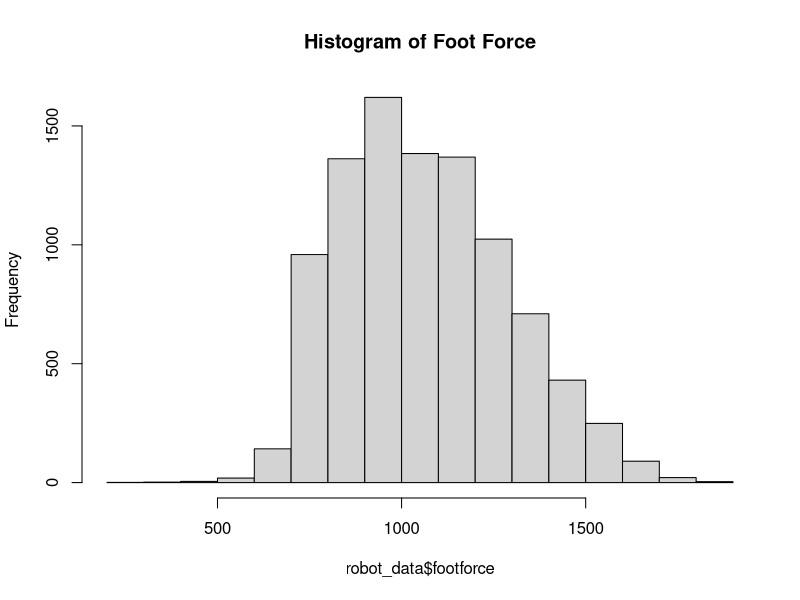
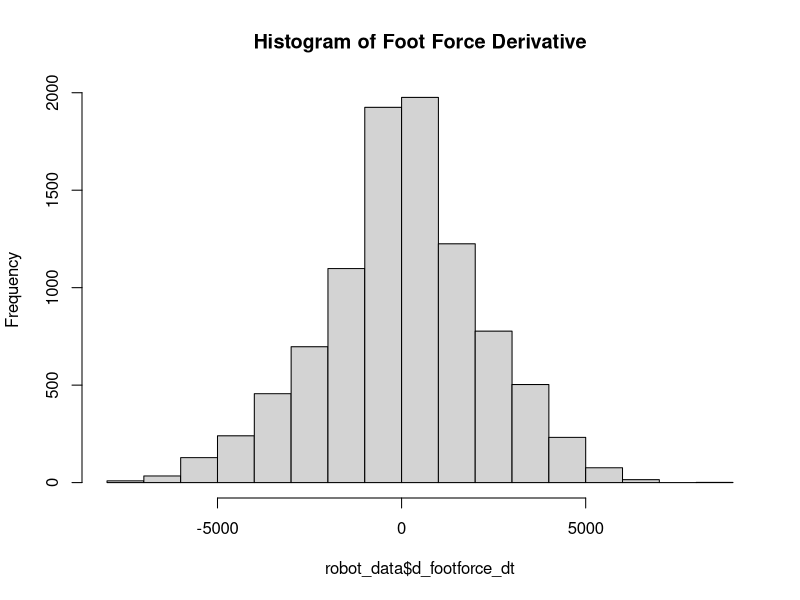
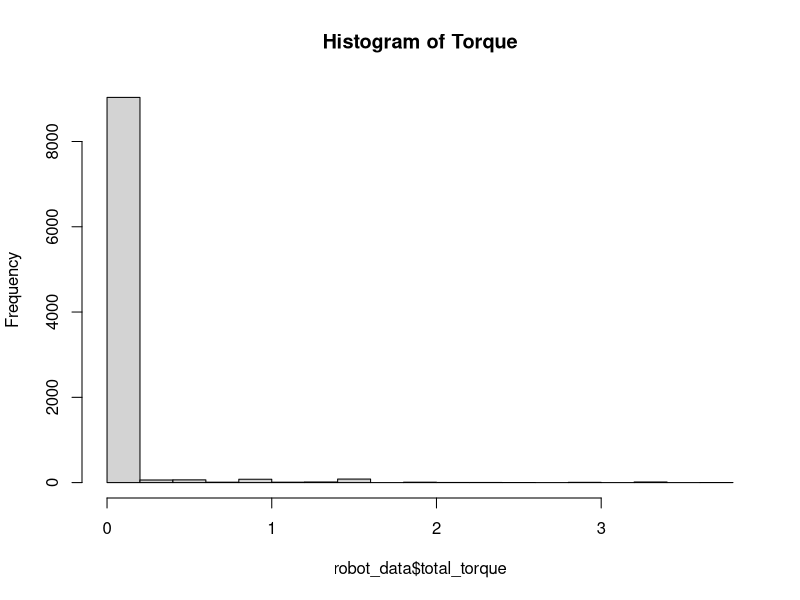
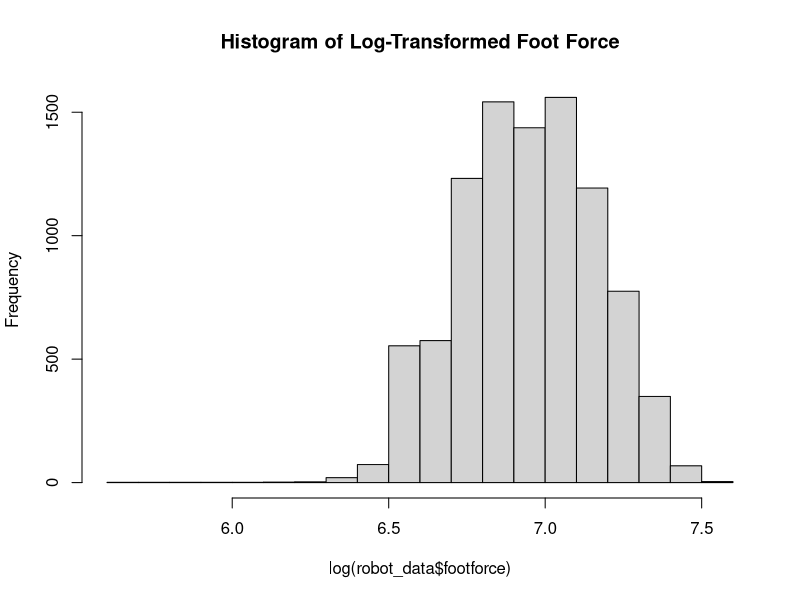
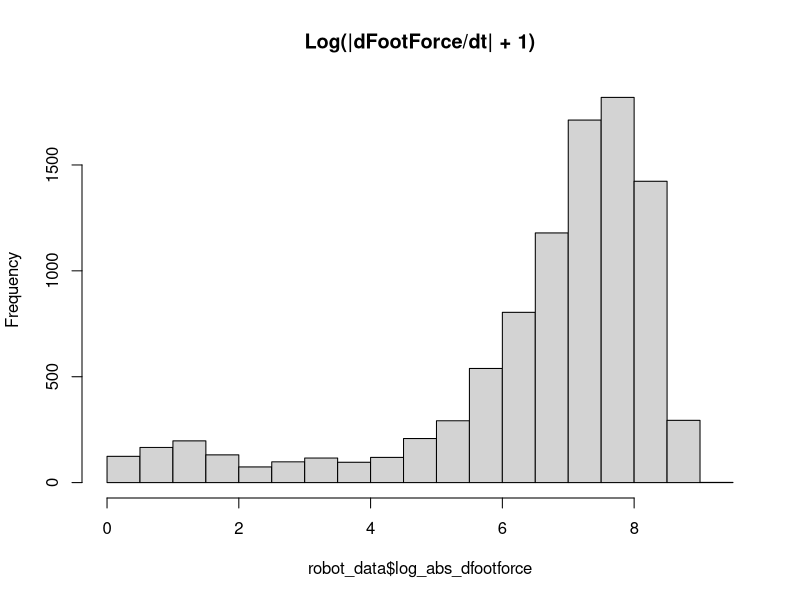
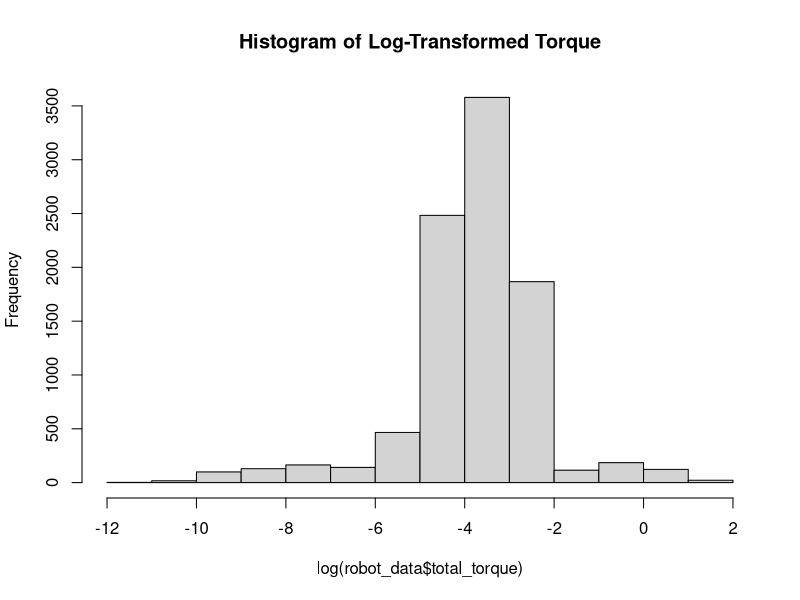
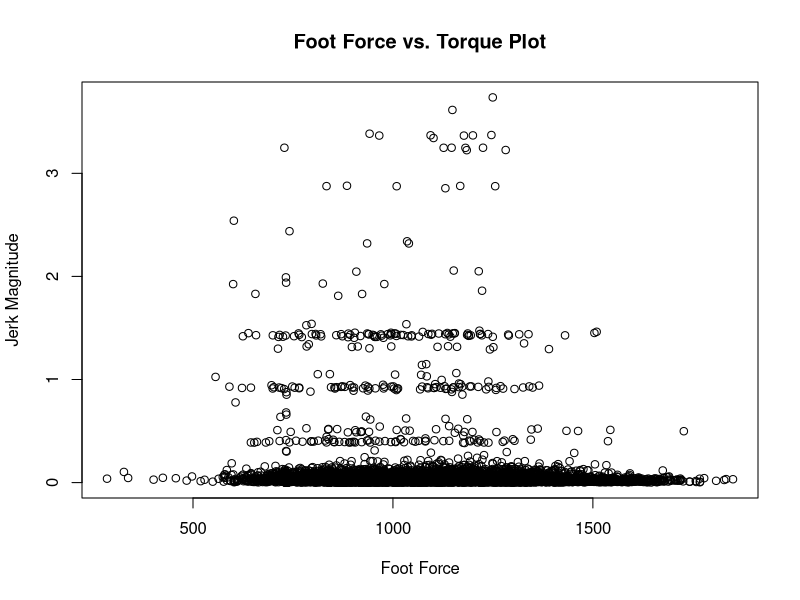
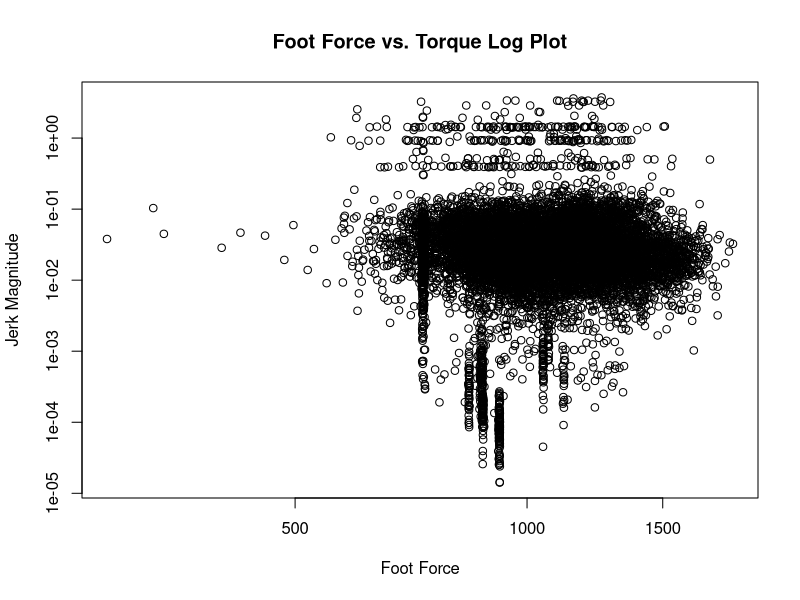

The R script that drew these images, in order:
#install.packages("readr")
library(readr)
library(car)


robot_data <- read_csv("robot_dataset_final.csv")

#Translation note:
#X = left-right, Y = forward-backward
head(robot_data, 10)
summary(robot_data)
colSums(is.na(robot_data))
#No missing data! 

avg_footforce <- mean(robot_data$footforce)
median_footforce <- median(robot_data$footforce)
stddev_footforce <- sd(robot_data$footforce)
min_footforce <- min(robot_data$footforce, na.rm = TRUE)
max_footforce <- max(robot_data$footforce, na.rm = TRUE)
range_footforce <- max_footforce-min_footforce

avg_d_footforce_dt <- mean(robot_data$d_footforce_dt)
median_d_footforce_dt<- median(robot_data$d_footforce_dt)
stddev_d_footforce_dt <- sd(robot_data$d_footforce_dt)
min_d_footforce_dt <- min(robot_data$d_footforce_dt, na.rm = TRUE)
max_d_footforce_dt <- max(robot_data$d_footforce_dt, na.rm = TRUE)
range_d_footforce_dt <- max_d_footforce_dt-min_d_footforce_dt

avg_torque <- mean(robot_data$total_torque)
median_torque <- median(robot_data$total_torque)
stddev_torque <- sd(robot_data$total_torque)
min_torque <- min(robot_data$total_torque, na.rm = TRUE)
max_torque <- max(robot_data$total_torque, na.rm = TRUE)
range_torque <- max_torque-min_torque

data_exploration_df <- data.frame(
  Statistic = c("Mean", "Median", "Std Dev", "Min", "Max", "Range"),
  FootForce = c(avg_footforce, median_footforce, stddev_footforce, min_footforce, max_footforce, range_footforce),
  dFootForce_dt = c(avg_d_footforce_dt, median_d_footforce_dt, stddev_d_footforce_dt, min_d_footforce_dt, max_d_footforce_dt, range_d_footforce_dt),
  Torque = c(avg_torque, median_torque, stddev_torque, min_torque, max_torque, range_torque)
)

print(data_exploration_df)
robot_data$environment <- as.factor(robot_data$environment)
levels(robot_data$environment)

robot_data$log_abs_dfootforce <- log(abs(robot_data$d_footforce_dt) + 1)

sum(robot_data$d_footforce_dt > 0)
sum(robot_data$d_footforce_dt < 0)

#Our results are significantly different if we only look at positive values of the derivative, so we will analyze this subset separately.
positive_data <- subset(robot_data, d_footforce_dt > 0)

hist(robot_data$footforce, main = "Histogram of Foot Force")
hist(robot_data$d_footforce_dt, main = "Histogram of Foot Force Derivative")
hist(robot_data$total_torque, main = "Histogram of Torque")

hist(log(robot_data$footforce), main = "Histogram of Log-Transformed Foot Force")
hist(robot_data$log_abs_dfootforce, main = "Log(|dFootForce/dt| + 1)")
hist(log(robot_data$total_torque), main = "Histogram of Log-Transformed Torque")

plot(robot_data$footforce, robot_data$total_torque, xlab = "Foot Force", ylab = "Jerk Magnitude", main = "Foot Force vs. Torque Plot")
plot(robot_data$footforce, robot_data$total_torque, xlab = "Foot Force", ylab = "Jerk Magnitude", log='xy', main = "Foot Force vs. Torque Log Plot")

plot(robot_data$d_footforce_dt, robot_data$total_torque, xlab = "Foot Force Derivative", ylab = "Torque", main = "Foot Force Derivative vs. Torque Plot")
plot(positive_data$d_footforce_dt, positive_data$total_torque, xlab = "Foot Force Derivative", ylab = "Torque", log='xy', main = "Foot Force Derivative vs. Torque Log Plot")

boxplot(formula = total_torque ~ environment, data = robot_data, main = "Box Plot of Torque by Environment", xlab = "Environment", ylab = "Torque")

unifootforcemodel <- lm(log(total_torque) ~ log(footforce), data=robot_data)
unifootforcederivativemodel <- lm(log(total_torque) ~ log(d_footforce_dt), data=robot_data)
unienvironmentmodel <- lm(log(total_torque) ~ environment, data=robot_data)
summary(unifootforcemodel)
summary(unifootforcederivativemodel)
summary(unienvironmentmodel)





#log(d_footforce_dt) restricts analysis to positive derivative observations.
model1 <- lm(log(total_torque) ~ log(footforce) + environment + log(footforce):environment, data = robot_data)   
summary(model1)
anova(model1)

model2 <- lm(log(total_torque) ~ log(d_footforce_dt) + environment + log(d_footforce_dt):environment, data = robot_data)
summary(model2)
anova(model2)

model3 <- lm(log(total_torque) ~ log(footforce) + log(d_footforce_dt) + environment + log(footforce):environment + log(d_footforce_dt):environment, data = robot_data)
summary(model3)
anova(model3)

#Full-data exploratory regression (includes negative derivatives)
model_final_candidate <- lm(log(total_torque) ~ log(footforce) + log_abs_dfootforce + environment + log(footforce):environment + log_abs_dfootforce:environment, data = robot_data)
summary(model_final_candidate)
anova(model_final_candidate)

#Final modeling restricted to loading phase (positive derivatives)
model_positive <- lm(log(total_torque) ~ log(footforce) + log(d_footforce_dt) + environment + log(footforce):environment + log(d_footforce_dt):environment, data = positive_data)

summary(model_positive)
anova(model_positive)

plot(model_positive, 4, id.n = 5, sub.caption = "Interactive Comprehensive Model")
outliers <- which(cooks.distance(model_positive) > 4/length(model_positive$fitted.values))
length(outliers)
clean_data <- positive_data[-outliers, ]
model_clean <- lm(formula(model_positive), data = clean_data)

summary(model_clean)
anova(model_clean)

plot(model_clean$fitted.values, residuals(model_clean),
    xlab = "Predicted Values",
    ylab = "Residuals",
    main = "Residuals Plot")
lines(lowess(model_clean$fitted.values, residuals(model_clean)), col = "red", lwd = 2)
abline(h = 0, col="blue", lty=2)

Residuals <- residuals(model_clean)
hist(Residuals, breaks = 30, xlab = "Residuals")

qqnorm(residuals(model_clean))
qqline(residuals(model_clean), col = "red")
vif(model_clean)

model_reduced <- lm(
  log(total_torque) ~
  log(footforce) +
  log(d_footforce_dt) +
  environment,
  data = clean_data
)

AIC(model_clean, model_reduced)
BIC(model_clean, model_reduced)

#AIC and BIC of full model is significantly better.

rmse <- sqrt(mean(residuals(model_clean)^2))
rmse

pred <- fitted(model_clean)
actual <- log(clean_data$total_torque)

plot(pred, actual,
     xlab = "Predicted log(Torque)",
     ylab = "Observed log(Torque)",
     main = "Observed vs Predicted (Linear Regression)")

abline(0, 1, col = "red", lwd = 2)
